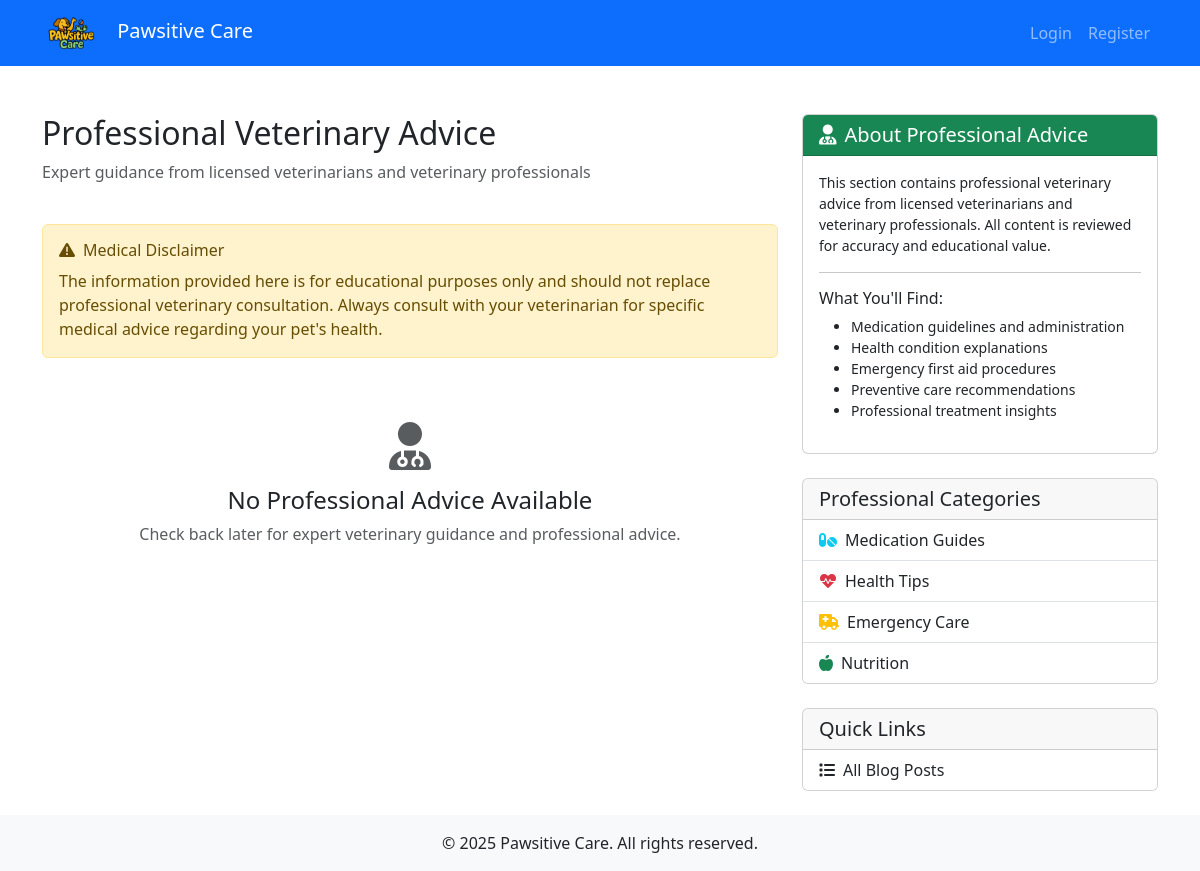
Page /blog/professional/ on the earlier database version.
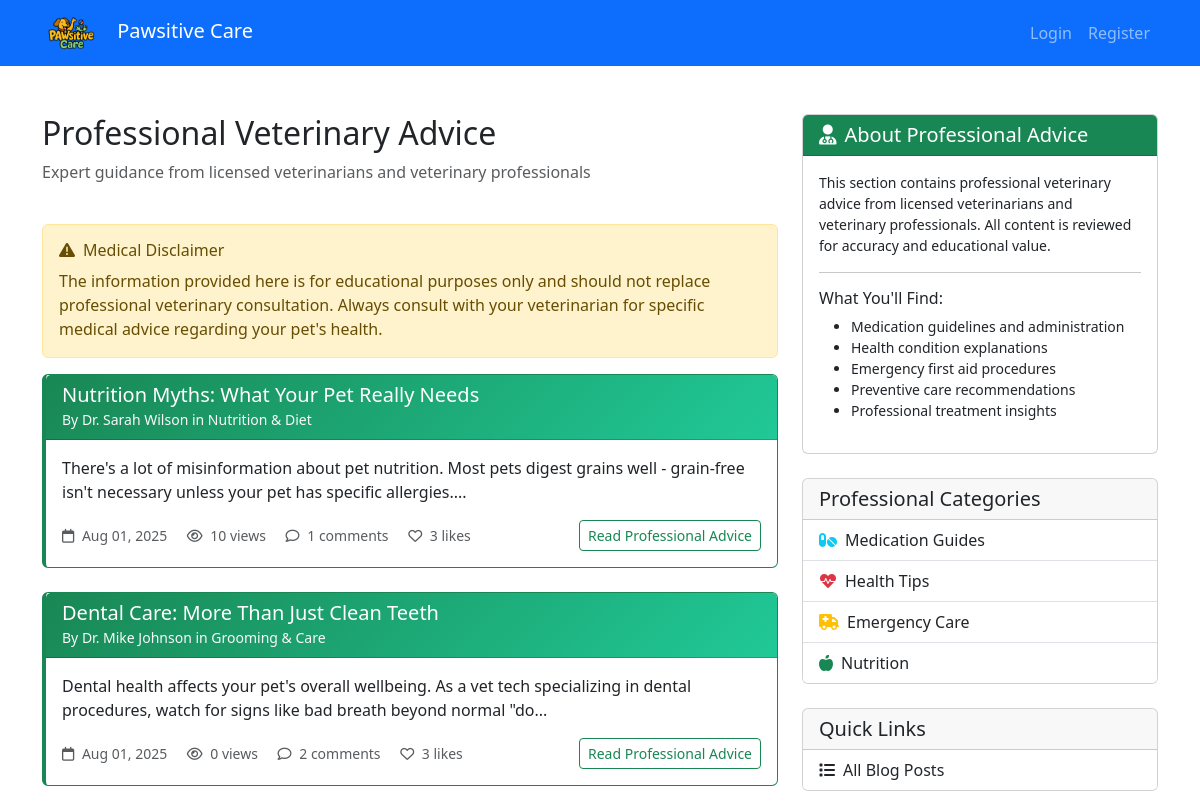
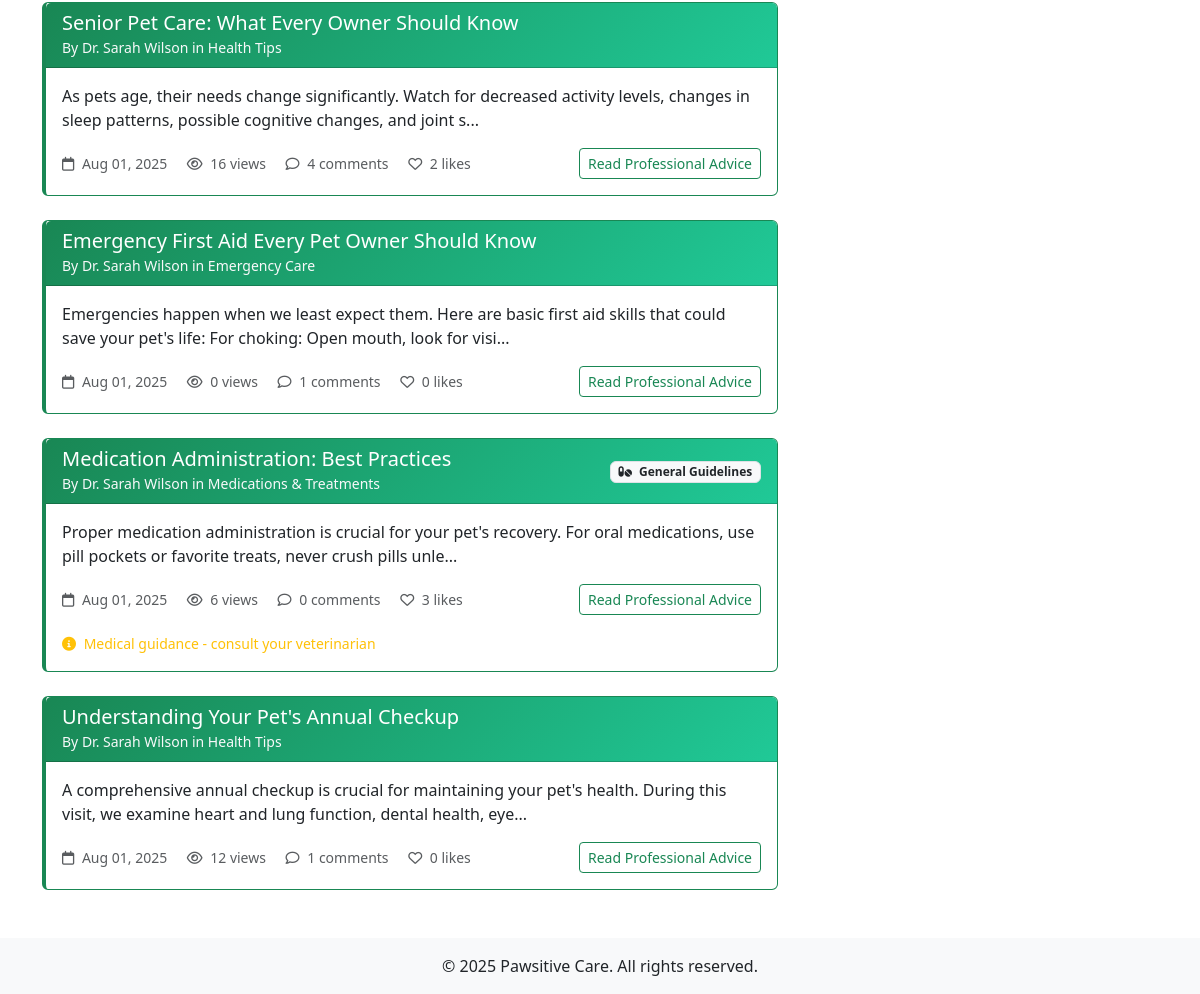
Same page on the later database version (2 pictures, top to bottom).
### petmedia/models.py (models this page shows, shortened)
class BlogPost(models.Model):
    id = models.UUIDField(primary_key=True, default=uuid.uuid4, editable=False)
    title = models.CharField(
        max_length=200,
        validators=[MinLengthValidator(5)],
        help_text="Blog post title"
    )
    content = models.TextField(
        validators=[MinLengthValidator(50)],
        help_text="Full blog post content"
    )
    excerpt = models.TextField(
        max_length=300,
        help_text="Short excerpt for previews"
    )
    author = models.ForeignKey(User, on_delete=models.CASCADE, related_name='blog_posts')
    category = models.ForeignKey(BlogCategory, on_delete=models.SET_NULL, null=True)
    related_pet = models.ForeignKey(
        Pet,
        on_delete=models.SET_NULL,
        null=True,
        blank=True,
        help_text="Pet this post is about (optional)"
    )
    is_professional_advice = models.BooleanField(
        default=False,
        help_text="Is this professional veterinary advice?"
    )
    medical_disclaimer = models.TextField(
        blank=True,
        help_text="Medical disclaimer for professional posts"
    )
    medication_name = models.CharField(
        max_length=100,
        blank=True,
        help_text="Name of medication discussed"
    )
    dosage_info = models.TextField(
        blank=True,
        help_text="Dosage information (for reference only)"
    )
    side_effects = models.TextField(
        blank=True,
        help_text="Known side effects"
    )
    slug = models.SlugField(max_length=250, unique=True, blank=True)
    meta_description = models.CharField(max_length=160, blank=True)
    featured_image = models.ImageField(
        upload_to='blog_images/',
        blank=True,
        null=True
    )
    is_published = models.BooleanField(default=True)
    is_featured = models.BooleanField(default=False)
    views_count = models.PositiveIntegerField(default=0)
    likes_count = models.PositiveIntegerField(default=0)
    created_at = models.DateTimeField(auto_now_add=True)
    updated_at = models.DateTimeField(auto_now=True)
    published_at = models.DateTimeField(null=True, blank=True)
    class Meta:
        ordering = ['-created_at']

class BlogCategory(models.Model):
    MEDICATION = 'MEDICATION'
    HEALTH_TIPS = 'HEALTH_TIPS'
    NUTRITION = 'NUTRITION'
    TRAINING = 'TRAINING'
    GROOMING = 'GROOMING'
    EMERGENCY = 'EMERGENCY'
    EXPERIENCE = 'EXPERIENCE'
    CATEGORY_CHOICES = [
        (MEDICATION, 'Medications & Treatments'),
        (HEALTH_TIPS, 'Health Tips'),
        (NUTRITION, 'Nutrition & Diet'),
        (TRAINING, 'Training & Behavior'),
        (GROOMING, 'Grooming & Care'),
        (EMERGENCY, 'Emergency Care'),
        (EXPERIENCE, 'Owner Experiences'),
    ]
    name = models.CharField(max_length=20, choices=CATEGORY_CHOICES, unique=True)
    description = models.TextField(blank=True)
    icon = models.CharField(max_length=50, blank=True)
    is_active = models.BooleanField(default=True)
    created_at = models.DateTimeField(auto_now_add=True)
    def __str__(self):
        return self.get_name_display()
    class Meta:
        verbose_name_plural = "Blog Categories"

### accounts/models.py (models this page shows, shortened)
class CustomUser(AbstractUser):
    ROLE_CHOICES = [
        ('admin', 'Admin'),
        ('vet', 'Veterinarian'),
        ('staff', 'Staff'),
        ('client', 'Client'),
    ]
    phone = models.CharField(max_length=20, blank=False)
    address = models.TextField(blank=False)
    role = models.CharField(max_length=10, choices=ROLE_CHOICES, default='client')

### petmedia/views.py (the view)
# urls.py: path('professional/', views.ProfessionalAdviceView.as_view(), name='professional_advice'),
class ProfessionalAdviceView(ListView):
    template_name = 'petmedia/professional_advice.html'
    context_object_name = 'posts'
    paginate_by = 10
    def get_queryset(self):
        return repo_manager.posts.get_professional_posts().order_by('-created_at')

### petmedia/context_processors.py (called while the page is built)
def recent_blog_posts(request):
    try:
        recent_posts = repo_manager.posts.get_recent_posts(limit=3)
        return {'recent_blog_posts': recent_posts}
    except Exception:
        return {'recent_blog_posts': []}

def blog_stats(request):
    try:
        if request.user.is_authenticated:
            user_posts_count = repo_manager.posts.get_by_author(request.user).count()
            return {'user_blog_posts_count': user_posts_count}
        return {'user_blog_posts_count': 0}
    except Exception:
        return {'user_blog_posts_count': 0}

### petmedia/patterns/repository.py (called while the page is built)
    def get_professional_posts(self) -> QuerySet['BlogPost']:
        return self.model.objects.filter(
            is_professional_advice=True,
            is_published=True
        ).select_related('author', 'category', 'related_pet')

    def get_recent_posts(self, limit: int = 10) -> QuerySet['BlogPost']:
        return self.model.objects.filter(
            is_published=True
        ).order_by('-created_at')[:limit].select_related('author', 'category', 'related_pet')

### petmedia/templates/petmedia/professional_advice.html (shortened to what the changed rows need)
{% extends 'base.html' %}
{% load static %}
{% block content %}
<div class="container mt-4">
  <div class="row">
    <div class="col-lg-8">
      <div class="d-flex justify-content-between align-items-center mb-4">
        <div>
          <h1 class="h2">Professional Veterinary Advice</h1>
        </div>
      </div>
      <div class="professional-posts">
        {% if posts %}
        {% for post in posts %}
        <article class="card mb-4 border-success">
          <div class="card-header bg-success text-white">
            <div class="d-flex justify-content-between align-items-center">
              <div>
                <h5 class="mb-0">
                  <a href="{% url 'petmedia:blog_detail' slug=post.slug %}" class="text-white text-decoration-none">
                    {{ post.title }}
                  </a>
                </h5>
                <small class="text-light">
                  By Dr.
                  {{ post.author.get_full_name|default:post.author.username }}
                  {% if post.category %}
                  in
                  {{ post.category }}
                  {% endif %}
                </small>
              </div>
              <div>
                {% if post.medication_name %}
                <span class="badge bg-light text-dark">
                  <i class="fas fa-pills me-1"></i>
                  {{ post.medication_name }}
                </span>
                {% endif %}
              </div>
            </div>
          </div>
          <div class="card-body">
            <div class="row">
              {% if post.featured_image %}
              <div class="col-md-3">
                <img src="{{ post.featured_image.url }}" class="img-fluid rounded" alt="{{ post.title }}" style="height: 150px; width: 100%; object-fit: cover;">
              </div>
              <div class="col-md-9">
                {% else %}
                <div class="col-12">
                  {% endif %}
                  <p class="card-text">
                    {{ post.excerpt|default:post.content|truncatechars:250 }}
                  </p>
                  <div class="d-flex justify-content-between align-items-center">
                    <div class="text-muted small">
                      <i class="far fa-calendar me-1"></i>
                      {{ post.created_at|date:"M d, Y" }}
                      <i class="far fa-eye ms-3 me-1"></i>
                      {{ post.views_count }} views
                      <i class="far fa-comment ms-3 me-1"></i>
                      {{ post.comments.count }} comments
                      <i class="far fa-heart ms-3 me-1"></i>
                      {{ post.likes.count }} likes
                    </div>
                    <a href="{% url 'petmedia:blog_detail' slug=post.slug %}" class="btn btn-outline-success btn-sm">
                      Read Professional Advice
                    </a>
                  </div>
                  {% if post.medical_disclaimer %}
                  <div class="mt-3">
                    <small class="text-warning">
                      <i class="fas fa-info-circle me-1"></i>
                      Medical guidance - consult your veterinarian
                    </small>
                  </div>
                  {% endif %}
                </div>
              </div>
            </div>
        </article>
        {% endfor %}
        {% else %}
        <div class="text-center py-5">
          <i class="fas fa-user-md fa-3x text-muted mb-3"></i>
          <h4>No Professional Advice Available</h4>
          <p class="text-muted">Check back later for expert veterinary guidance and professional advice.</p>
        </div>
        {% endif %}
      </div>
    </div>
  </div>
</div>
{% endblock %}

Differences in the rows shown:
added BlogPost: title "Nutrition Myths: What Your Pet Really Needs", author.get_full_name "Sarah Wilson", category "Nutrition & Diet", excerpt "There's a lot of misinformation about pet nutrition. Most pets digest grains well - grain-free isn't necessary unless your pet has specific allergies....", created_at "Aug 01, 2025", views_count "10", comments.count "1", likes.count "3"
added BlogPost: title "Dental Care: More Than Just Clean Teeth", author.get_full_name "Mike Johnson", category "Grooming & Care", excerpt "Dental health affects your pet's overall wellbeing. As a vet tech specializing in dental procedures, watch for signs like bad breath beyond normal \"do...", created_at "Aug 01, 2025", views_count "0", comments.count "2", likes.count "3"
added BlogPost: title "Senior Pet Care: What Every Owner Should Know", author.get_full_name "Sarah Wilson", category "Health Tips", excerpt "As pets age, their needs change significantly. Watch for decreased activity levels, changes in sleep patterns, possible cognitive changes, and joint s...", created_at "Aug 01, 2025", views_count "16", comments.count "4", likes.count "2"
added BlogPost: title "Emergency First Aid Every Pet Owner Should Know", author.get_full_name "Sarah Wilson", category "Emergency Care", excerpt "Emergencies happen when we least expect them. Here are basic first aid skills that could save your pet's life: For choking: Open mouth, look for visi...", created_at "Aug 01, 2025", views_count "0", comments.count "1", likes.count "0"
added BlogPost: title "Medication Administration: Best Practices", author.get_full_name "Sarah Wilson", category "Medications & Treatments", medication_name "General Guidelines", excerpt "Proper medication administration is crucial for your pet's recovery. For oral medications, use pill pockets or favorite treats, never crush pills unle...", created_at "Aug 01, 2025", views_count "6", comments.count "0", likes.count "3", shows "Medical guidance - consult your veterinarian"
added BlogPost: title "Understanding Your Pet's Annual Checkup", author.get_full_name "Sarah Wilson", category "Health Tips", excerpt "A comprehensive annual checkup is crucial for maintaining your pet's health. During this visit, we examine heart and lung function, dental health, eye...", created_at "Aug 01, 2025", views_count "12", comments.count "1", likes.count "0"
Other differences:
text no longer shown: "No Professional Advice Available Check back later for expert veterinary guidance and professional advice."
